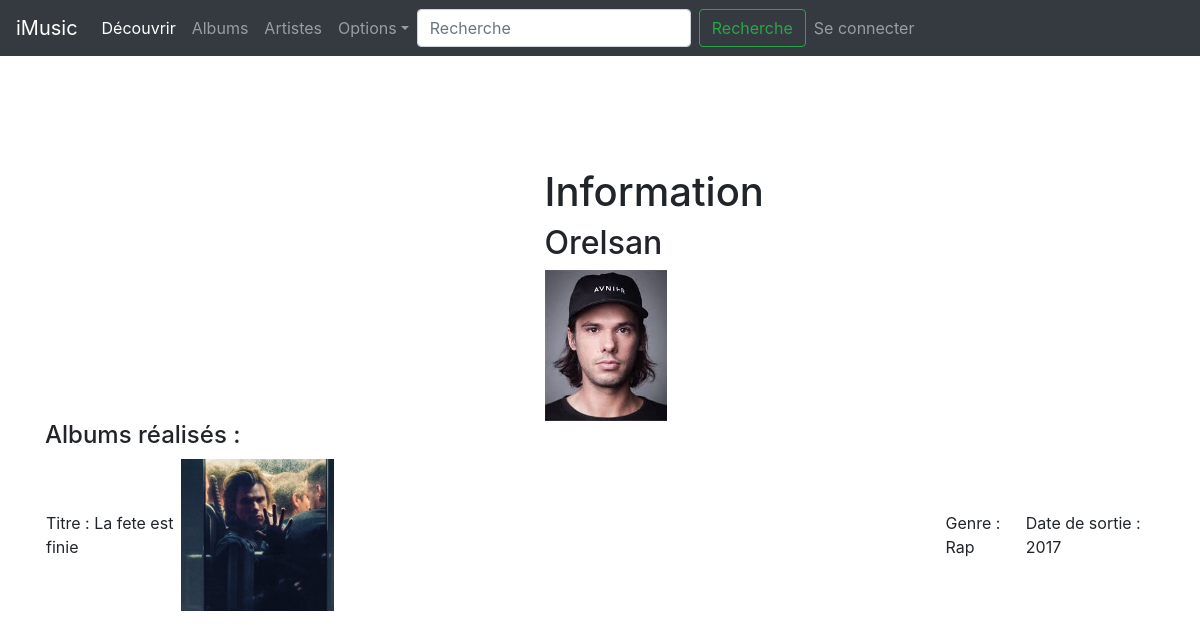
The page /artiste/infoArtiste/Orelsan on the database its author committed.
### projet/models.py (models this page shows)
class Artiste(db.Model):
	id = db.Column(db.Integer, primary_key=True)
	nom = db.Column(db.String(100))

class Album(db.Model):
	id = db.Column(db.Integer, primary_key=True)
	genre = db.Column(db.String(100))
	image = db.Column(db.String(100))
	titre = db.Column(db.String(100))
	dateSortie = db.Column(db.String(100))
	artiste_id = db.Column(db.Integer, db.ForeignKey("artiste.id"))
	artiste = db.relationship("Artiste", backref=db.backref("artiste", lazy="dynamic"))

### projet/views.py (the view)
@app.route("/artiste/infoArtiste/<art>")
def afficherInfoArtiste(art):
	listeAlb= get_artiste_albums(art)
	return render_template("info-artiste.html",
		nomA=art,
		listeAlb=listeAlb)

### projet/models.py (called while the page is built)
def get_artiste_albums(art):
	listeA = Artiste.query.all()
	listeAl= Album.query.all()
	liste=[]
	for a in listeA :
			if a.nom == art:
				for b in listeAl:
					if b.artiste_id == a.id :
						liste.append(b)
	return liste

### projet/templates/info-artiste.html
{% extends "base.html" %}
{% block styles %}
{{ super() }}
<link rel="stylesheet"
href="{{ url_for('static', filename='info-artiste.css') }}"/>
{% endblock %}
{% block main %}
<section>
  <h1> Information </h1>
  <h2> {{ nomA }} </h1>
  <img width="20%" src="{{ url_for('static', filename='Images/Artiste/'+nomA+'.jpg')}}"alt="Image non trouvée">
</section>
  <h4> Albums réalisés : </h4>
      {% for a in listeAlb %}
      <table>
        <td>Titre : {{ a.titre }} </td>
        <td> <img width="20%" src="{{ url_for('static', filename='Images/Album/'+a.image)}}"alt="Image non trouvée"> </td>
        <td> Genre : {{ a.genre }}</td>
        <td> Date de sortie : {{ a.dateSortie }}</td>
      </table>
      {% endfor %}
{% endblock %}

### projet/static/home.css (style rules this page uses)
body { padding-top: 10em; }

### projet/static/info-artiste.css (style rules this page uses)
section { padding-left: 45% }
table { display: flex; flex-wrap: nowrap; }

### rows shown on the page
Artiste: nom "Orelsan"
Album: titre "La fete est finie", image (picture), genre "Rap", dateSortie "2017"
